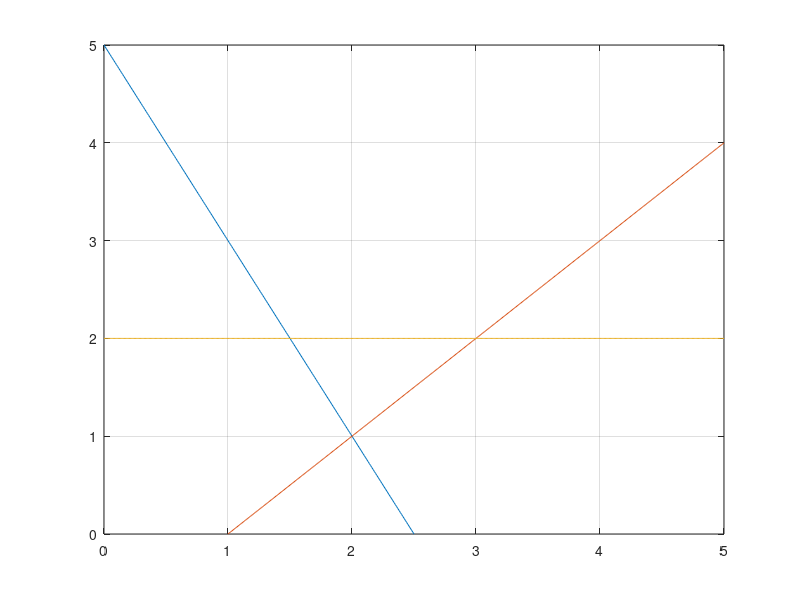

This chart was generated by the following MATLAB code:
clc; clear;

%%Approach
%Define A, B
%Express x2 in terms of x1
%Plot
%Find intercepts
%%No feasibility checking. No optimal.

A = [2 1; 1 -1; 0 1];
B = [5; 1; 2];

x1 = 0:0.01:max(B);

x21 = (B(1)-A(1,1)*x1)/A(1,2);
x22 = (B(2)-A(2,1)*x1)/A(2,2);
x23 = (B(3)-A(3,1)*x1)/A(3,2);

x21(x21<0)=NaN;
x22(x22<0)=NaN;
x23(x23<0)=NaN;

plot(x1,x21,x1,x22,x1,x23)
grid on
